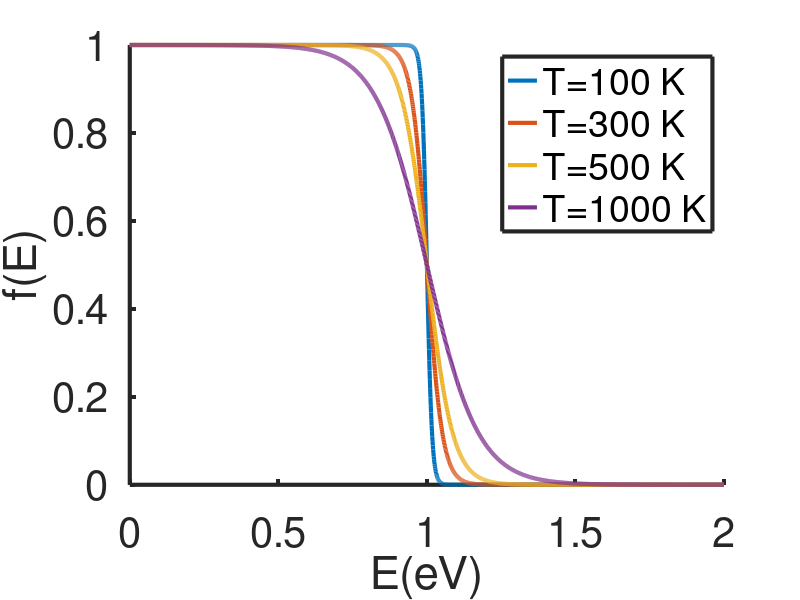
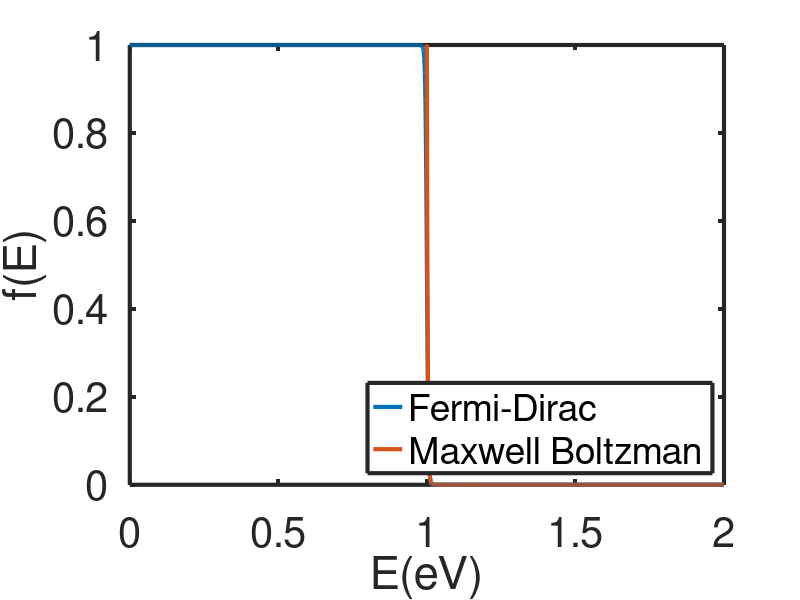

MATLAB code for these plots, in order:
clc;clear;close all;
%Constants
kB = 8.617*10^-5;%eV/K
Ef = 1;%eV
T1 = 100;%K
T2 = 300;%K  
T3 = 500;%K
T4 = 1000;%K

E = 0:0.001:2;%eV

f1 = 1./(1 + exp((E-Ef)/(kB*T1)));
f2 = 1./(1 + exp((E-Ef)/(kB*T2)));
f3 = 1./(1 + exp((E-Ef)/(kB*T3)));
f4 = 1./(1 + exp((E-Ef)/(kB*T4)));

set(0,'DefaultAxesFontSize',30,'DefaultAxesFontWeight','normal','DefaultAxesLineWidth',3);
figure(1);
hold on;
plot(E,f1,'LineWidth',3);
plot(E,f2,'LineWidth',3);
plot(E,f3,'LineWidth',3);
plot(E,f4,'LineWidth',3);
xlim([0 2]);
ylim([0 1]);
xlabel('E(eV)'); 
ylabel('f(E)');
legend('T=100 K','T=300 K','T=500 K','T=1000 K','Location','NorthEast')

%Boltzman statistics
T = 30;%K
f = 1./(1 + exp((E-Ef)/(kB*T)));
b  = 1./exp((E-Ef)/(kB*T));
figure(2);
plot(E,f,'LineWidth',3,E,b,'LineWidth',3);
xlim([0 2]);
ylim([0 1]);
xlabel('E(eV)'); 
ylabel('f(E)');
legend('Fermi-Dirac','Maxwell Boltzman','Location','Southeast');